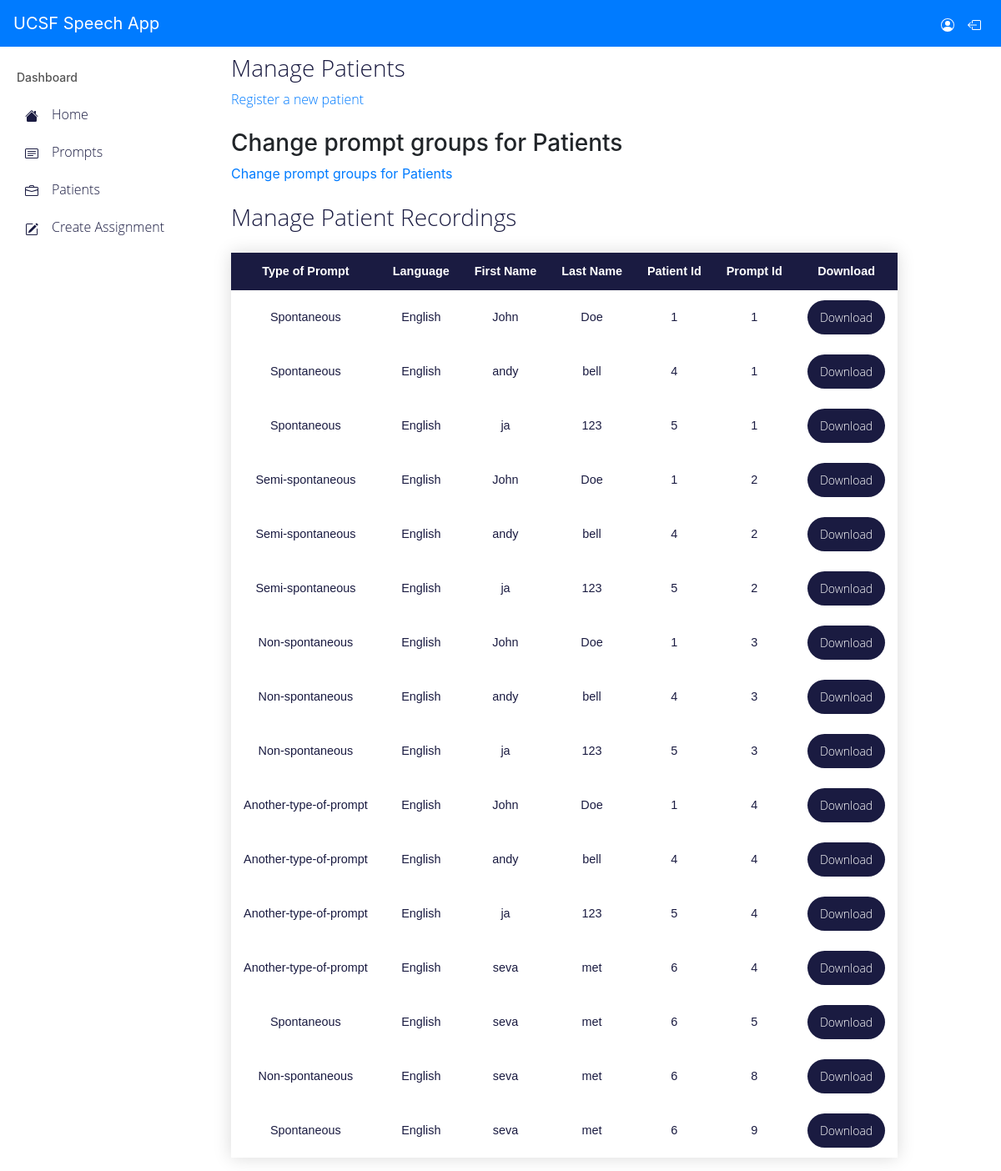
Before: /promptList/ (signed in) with the older database file.
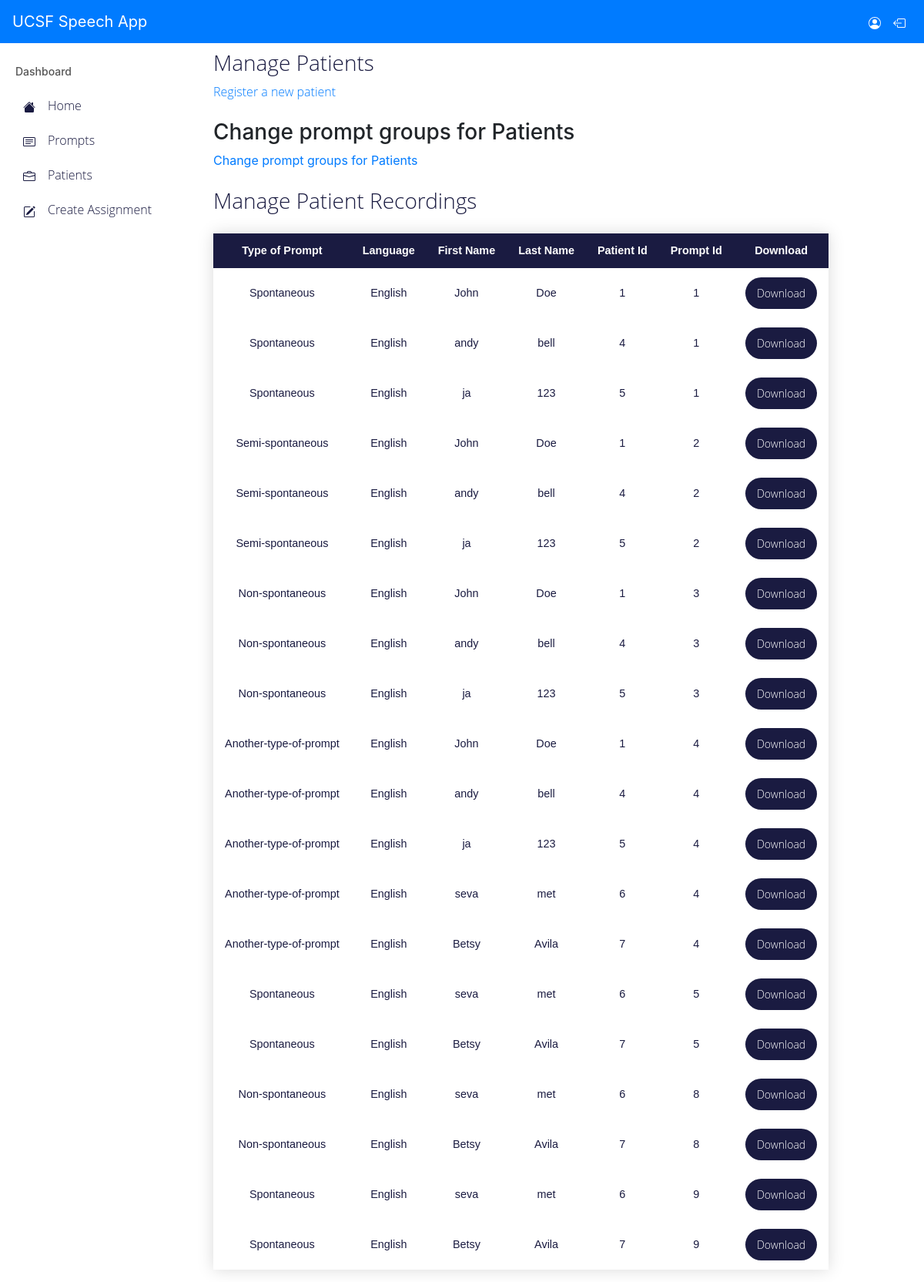
After: the same page with the newer database file.
### database.py (models this page shows)
class Assignment(db.Model):
    __tablename__ = 'Assignments'
    assignmentId = db.Column(db.Integer, primary_key=True)
    dateOfAssignment = db.Column(db.DateTime, nullable=False)
    stateOfPrompt = db.Column(db.Boolean, nullable=False)
    expertNote = db.Column(db.Text, nullable=False)
    groupOfPromptsId = db.Column(db.Integer, db.ForeignKey("GroupOfPrompts.groupOfPromptId", onupdate="CASCADE", ondelete="CASCADE"),
                        nullable=False)
    groupOfPrompts = db.relationship("GroupOfPrompt",
                            backref=db.backref("Assignments", lazy=True, cascade="all, delete, delete-orphan"))
    expertId = db.Column(db.Integer, db.ForeignKey("Experts.expertId", onupdate="CASCADE", ondelete="CASCADE"),
                                 nullable=False)
    expert = db.relationship("Expert",
                                     backref=db.backref("Assignments", lazy=True, cascade="all, delete, delete-orphan"))
    patientId = db.Column(db.Integer, db.ForeignKey("Patients.patientId", onupdate="CASCADE", ondelete="CASCADE"),
                         nullable=False)
    patient = db.relationship("Patient",
                             backref=db.backref("Assignments", lazy=True, cascade="all, delete, delete-orphan"))

class TypeOfPrompt(db.Model):
    __tablename__ = "TypeOfPrompts"
    typeOfPromptId = db.Column(db.Integer, primary_key=True)
    name = db.Column(db.String(150), nullable=False)
    description = db.Column(db.String(150), nullable=False)

class Language(db.Model):
    __tablename__ = "Languages"
    languageId = db.Column(db.Integer, primary_key=True)
    name = db.Column(db.String(100), nullable=False)
    prefix = db.Column(db.String(50))

class Patient(db.Model):
    __tablename__ = "Patients"
    patientId = db.Column(db.Integer, primary_key=True)
    firstName = db.Column(db.String(100), nullable=False)
    lastName = db.Column(db.String(100), nullable=False)
    e = db.Column(db.String(150), nullable=False)  # e = email
    dob = db.Column(db.Date, nullable=False)
    sex =db.Column(db.String(10),nullable=False)
    languageId = db.Column(db.Integer, db.ForeignKey("Languages.languageId", onupdate="CASCADE", ondelete="CASCADE"), nullable=False)
    language = db.relationship("Language", backref =db.backref("Patients", lazy=True, cascade = "all,delete, delete-orphan"))
    expertId = db.Column(db.Integer, db.ForeignKey("Experts.expertId", onupdate="CASCADE", ondelete="CASCADE"), nullable=False)
    expert = db.relationship("Expert", backref=db.backref("Patients",lazy=True, cascade="all, delete, delete-orphan"))
    userId = db.Column(db.Integer, db.ForeignKey("Users.userId", onupdate="CASCADE", ondelete="CASCADE"), nullable=False)
    user = db.relationship("User", backref=db.backref("Patients", uselist=False, cascade="all, delete, delete-orphan"))

### app.py (the view, shortened to what this page needs)
@app.route('/promptList/', methods=['POST', 'GET'])
@login_required
def promptList():
    if request.method=="GET":
        return render_template("promptList.html", prompts = get_file_name_expert(), table= info_expert_portal())

### app.py (called while the page is built)
@login_manager.user_loader
def load_user(user_id):
	return get_user_by_id(user_id)

@app.after_request
def after_request(response):
  response.headers.add('Access-Control-Allow-Origin', '*')
  response.headers.add("Access-Control-Allow-Methods", "GET,DELETE,POST,PUT")
  response.headers.add("Access-Control-Allow-Headers", "Access-Control-Allow-Headers, Origin,Accept, X-Requested-With, Content-Type, Access-Control-Request-Method, Access-Control-Request-Headers")
  return response

### database.py (called while the page is built)
    def get_id(self):
        return self.userId

### helper_functions.py (called while the page is built)
def get_user_by_id(user_id):
    user = db.session.query(User).filter(User.userId== user_id).first()
    if user is not None:
        return user
    else:
        return None

### media_bucket.py (called while the page is built)
def get_expert_id():
    if current_user.is_authenticated:
        expert = current_user.get_id()
        print("Expert id: %s", expert)
        return expert
    return "user is not a expert"

### templates/promptList.html (shortened to what this page needs)
<!DOCTYPE html>
<html lang="en">
    <head>
        <link href="../static/css/promptList.css" rel="stylesheet" type="text/css">
        <link href="../static/css/expertPortal.css" rel="stylesheet" type="text/css">
        <link rel="stylesheet" href= "https://maxcdn.bootstrapcdn.com/bootstrap/4.3.1/css/bootstrap.min.css">
    </head>
    <body>
        <div class="menu-container">
            <expert-menu></expert-menu>
            <div class="other-items">
                <section class="prompt-list-items">
                    <h3>Manage Patients</h3>
                    <a href="{{ url_for('registration') }}" style="text-decoration:none;">Register a new patient</a><br><br>
                </section>
                <section>
                    <h3> Change prompt groups for Patients</h3>
                    <a href="{{ url_for('list_patients') }}" style="text-decoration:none;">Change prompt groups for Patients</a><br><br>
                </section>
                <section class="prompt-list-items">
                    <h3>Manage Patient Recordings</h3>
                    <div id="yourCourses" class="tabcontent">
                        <table>
                            <tr>
                                <th>Type of Prompt</th>
                                <th>Language</th>
                                <th>First Name</th>
                                <th>Last Name</th>
                                <th>Patient Id</th>
                                <th>Prompt Id</th>
                                <th>Download</th>
                            </tr>
                            {% for i in table %}
                            <tr>
                                <td class="group_name">{{ i.type_of_prompt}}</td>
                                <td >{{ i.language}}</td>
                                <td >{{ i.first_name }}</td>
                                <td >{{ i.last_name }}</td>
                                <td >{{ i.patient_id }}</td>
                                <td >{{ i.prompt_id }}</td>
                                <td>
                                    <button class="download_prompt" onclick="download(this)"><a href="{{url_for('get_prompt2',prompt_name=i.type_of_prompt,language = i.language,prompt_id= i.prompt_id, first_name=i.first_name,last_name=i.last_name,patient_id=i.patient_id)}}" style="color: white; text-decoration:none;">Download</a></button>
                                </td>
                            </tr>
                            {% endfor %}
                        </table>
                    </div>
                </section>
            </div>
        </div>
    </body>
</html>

### static/css/promptList.css (style rules this page uses)
:root { --main-background-color:#EBE7E0; --primary-blue-color:#165EA0; --secondary-background-color: white; --text-font-family: 'Open Sans Light', sans-serif; --body-text-color: #1A1B41; --border-box-shadow:#e7e7e7; }
.prompt-list-items { font-family: var(--text-font-family); color: var(--body-text-color); width:100%; }
.tabcontent { border-collapse: collapse; margin: 25px 0; margin-right: 65px; font-size: 0.9em; font-family: sans-serif; min-width: 400px; box-shadow: 0 0 20px rgba(0, 0, 0, 0.15); }
.tabcontent th { background-color: var(--body-text-color); color: white; text-align: center; padding: 12px 15px; }
.tabcontent td { padding: 12px 15px; text-align: center; }
.download_prompt { box-shadow: none; font-size: 14px; font-family: var(--text-font-family); padding: 10px 15px 10px 15px; background-color: var(--body-text-color); color: white; border:none; border-radius:30px; }

### static/css/expertPortal.css (style rules this page uses)
:root { --main-background-color:#EBE7E0; --primary-blue-color:#165EA0; --secondary-background-color: white; --text-font-family: 'Open Sans Light', sans-serif; --body-text-color: #1A1B41; --border-box-shadow:#e7e7e7; }
.menu-container { display:flex; padding-top: 65px; }
.other-items { background-color: var(--text-font-family); margin-left: 50px; }

### static/css/expertMenu.css (style rules this page uses)
:root { --main-background-color:#EBE7E0; --primary-blue-color:#165EA0; --secondary-background-color: white; --text-font-family: 'Open Sans Light', sans-serif; --body-text-color: #1A1B41; --border-box-shadow:#e7e7e7; --menu-text: #cccccb; }

Changed rows visible on the page:
added Assignment: type_of_prompt "Another-type-of-prompt", language "English", first_name "Betsy", last_name "Avila", patient_id "7", prompt_id "4", type_of_prompt "Spontaneous", prompt_id "5", type_of_prompt "Non-spontaneous", prompt_id "8", prompt_id "9"
